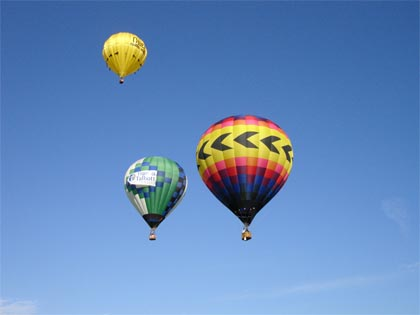
#> input picture Image Processing/Resize/sample.jpg, 420 x 315 px
$ python Resize.py
#> lines starting #> are read from the running program, lines starting #| are printed output that depends on the picture
import cv2

def resize(image, size):
    """
    Resize an `image` to the required `size` maintaining the image aspect ratio with padding
    """
    size = type("size", (), dict(height=size[0], width=size[1]))
    image = type("image", (), dict(canvas=image))
    image.height, image.width = image.canvas.shape[:2]
    # Resizing on higher dimension
    scale = type("scale", (), dict(height=image.height / size.height, width = image.width / size.width))
    image.resized = type("image.resized", (), dict(height=int(image.height/max([scale.width, scale.height])), width=int(image.width/max([scale.width, scale.height]))))
    image.resized.canvas = cv2.resize(image.canvas, (image.resized.width, image.resized.height), interpolation=cv2.INTER_LINEAR)

    # Padding
    pad = type("pad", (), {})
    pad.left   = (size.width - image.resized.width) // 2
    pad.right  = (size.width - image.resized.width) - pad.left
    pad.top    = (size.height - image.resized.height) // 2
    pad.bottom = (size.height - image.resized.height) - pad.top
    image.resized.padded = cv2.copyMakeBorder(image.resized.canvas,
                       top=pad.top,
                       bottom=pad.bottom,
                       left=pad.left,
                       right=pad.right,
                       borderType = cv2.BORDER_CONSTANT,
                       value=0,
                       )
    return image.resized.padded

if __name__ == "__main__":
    image = cv2.imread("sample.jpg")
#> image is the input picture: shape (315, 420, 3); mean B, G, R 188.8, 138.5, 101.2
    resized = resize(image, (200, 400))
#> in resize, `return image.resized.padded`:
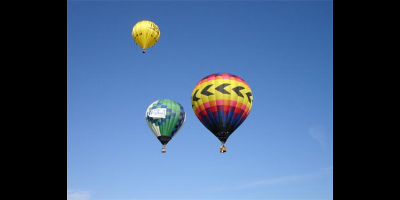
#> returned value: shape (200, 400, 3); mean of channels 0, 1, 2 125.5, 92.1, 67.2; drawn as B, G, R
    print(f"resizing ({image.shape[0]}, {image.shape[1]}) -> ({resized.shape[0]}, {resized.shape[1]})")
#| resizing (315, 420) -> (200, 400)
    cv2.imshow("original", image)
    cv2.imshow("resized", resized)
    cv2.waitKey()
